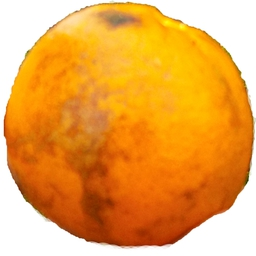
#> input picture FruitDataset/Black spot/Black spot (1).jpg, 256 x 256 px; its folder holds only this picture in this run
$ python -i FruitDiseaseClassification.py   (imports and definitions only)
#> lines starting #> are read from the running program, lines starting #| are printed output that depends on the picture
from tkinter import messagebox
from tkinter import *
from tkinter import simpledialog
import tkinter
from tkinter import filedialog
import matplotlib.pyplot as plt
import numpy as np
from tkinter.filedialog import askopenfilename
from tkinter.filedialog import askdirectory
import cv2
from sklearn.model_selection import train_test_split
from sklearn import svm
from sklearn.metrics import accuracy_score
from sklearn.metrics import confusion_matrix
import random

import os
from sklearn.preprocessing import MinMaxScaler
from sklearn.svm import LinearSVC


# [3 lines not run here, left out]

fruits_disease = ['Black spot', 'Canker', 'Greening', 'healthy', 'scab']

# [4 lines not run here, left out]


# [62 lines left out: functions uploadFruitDataset, Preprocessing, featuresExtraction, svmClassifier, not called in this run]

def Classification():
    name = filedialog.askopenfilename(initialdir="testImages")
#> the answer given: FruitDataset/Black spot/Black spot (1).jpg
    img = cv2.imread(name)
#> img is the input picture: shape (256, 256, 3); mean B, G, R 76.2, 164.4, 235.5
    img = cv2.resize(img, (128, 128))
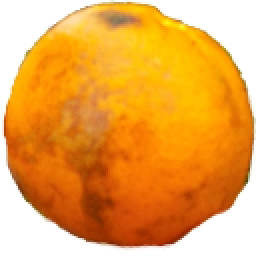
#> img: shape (128, 128, 3) (shown 2 times larger); mean B, G, R 76.3, 164.5, 235.6
    img = cv2.cvtColor(img, cv2.COLOR_BGR2RGB)
    pixel_vals = img.reshape((-1, 3))
    pixel_vals = np.float32(pixel_vals)
    criteria = (cv2.TERM_CRITERIA_EPS + cv2.TERM_CRITERIA_MAX_ITER, 100, 0.85)
    retval, labels, centers = cv2.kmeans(pixel_vals, 6, None, criteria, 10, cv2.KMEANS_RANDOM_CENTERS)
#> retval = 7650559.6; labels = 16384 values, max 5 at index 1339, min 0 at index 0, mean 2.09; centers = [[254.4, 253.7, 252.4], [241.6, 130.1, 6.14], [209.7, 93.69, 7.81], [228.6, 169.5, 82.19], [253.4, 177.2, 10.78], [169.4, 63.01, 5.42]]
    centers = np.uint8(centers)
#> centers = [[254, 253, 252], [241, 130, 6], [209, 93, 7], [228, 169, 82], [253, 177, 10], [169, 63, 5]]
    segmented_data = centers[labels.flatten()]
    temp = []
    temp.append(segmented_data.ravel())
    temp = np.array(temp)
#> (the run stopped early here; a loop or call above may not have finished)

$ run again, on FruitDataset/Canker/Canker (100).jpg
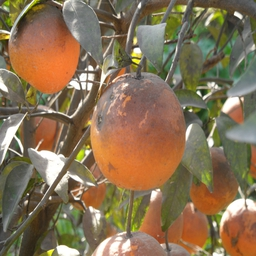
#> input picture FruitDataset/Canker/Canker (100).jpg, 256 x 256 px
#> in Classification, img is the input picture: shape (256, 256, 3); mean B, G, R 84.3, 113.9, 135.6
#> in Classification, `img = cv2.resize(img, (128, 128))`:
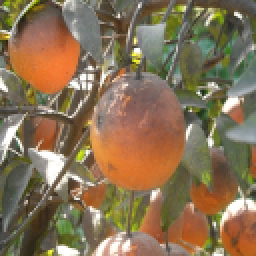
#> img: shape (128, 128, 3) (shown 2 times larger); mean B, G, R 84.4, 114, 135.7
#> in Classification, `retval, labels, centers = cv2.kmeans(pixel_vals, 6, None, criteria, 10..`: retval = 14438809.2; labels = 16384 values, max 5 at index 3, min 0 at index 32, mean 2.59; centers = [[136.7, 126.3, 110.2], [81.59, 75.08, 49.54], [243.1, 239, 229.2], [187.3, 110.2, 55.85], [181.3, 170.5, 152.7], [110.5, 102.8, 71.8]]
#> in Classification, `centers = np.uint8(centers)`: centers = [[136, 126, 110], [81, 75, 49], [243, 238, 229], [187, 110, 55], [181, 170, 152], [110, 102, 71]]

$ run again, on FruitDataset/Canker/Canker (101).jpg
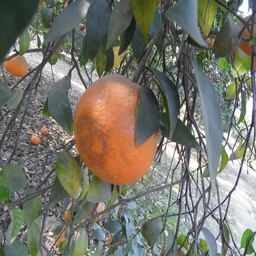
#> input picture FruitDataset/Canker/Canker (101).jpg, 256 x 256 px
#> in Classification, img is the input picture: shape (256, 256, 3); mean B, G, R 106.3, 117.8, 118.5
#> in Classification, `img = cv2.resize(img, (128, 128))`:
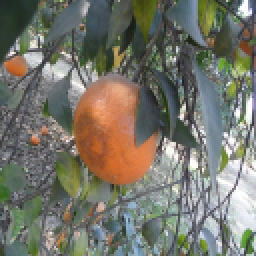
#> img: shape (128, 128, 3) (shown 2 times larger); mean B, G, R 106.4, 117.9, 118.7
#> in Classification, `retval, labels, centers = cv2.kmeans(pixel_vals, 6, None, criteria, 10..`: retval = 13190387; labels = 16384 values, max 5 at index 30, min 0 at index 0, mean 1.92; centers = [[60.92, 67.99, 55.52], [92, 99.67, 88.32], [121.3, 128.9, 124.3], [216.9, 220, 220.4], [185, 116.1, 71.65], [161.6, 165.6, 162.8]]
#> in Classification, `centers = np.uint8(centers)`: centers = [[60, 67, 55], [91, 99, 88], [121, 128, 124], [216, 220, 220], [184, 116, 71], [161, 165, 162]]

$ run again, on FruitDataset/Black spot/Black spot (10).jpg
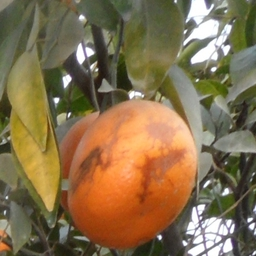
#> input picture FruitDataset/Black spot/Black spot (10).jpg, 256 x 256 px
#> in Classification, img is the input picture: shape (256, 256, 3); mean B, G, R 77, 111.4, 133.9
#> in Classification, `img = cv2.resize(img, (128, 128))`:
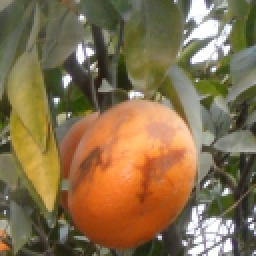
#> img: shape (128, 128, 3) (shown 2 times larger); mean B, G, R 77.1, 111.5, 134
#> in Classification, `retval, labels, centers = cv2.kmeans(pixel_vals, 6, None, criteria, 10..`: retval = 18500529; labels = 16384 values, max 5 at index 6, min 0 at index 87, mean 3.11; centers = [[236.6, 235.2, 235.2], [227.2, 156.3, 90.84], [64.73, 62.96, 38.92], [174.5, 94.35, 33.85], [147.5, 144.3, 126.7], [104.2, 102.6, 73.07]]
#> in Classification, `centers = np.uint8(centers)`: centers = [[236, 235, 235], [227, 156, 90], [64, 62, 38], [174, 94, 33], [147, 144, 126], [104, 102, 73]]
